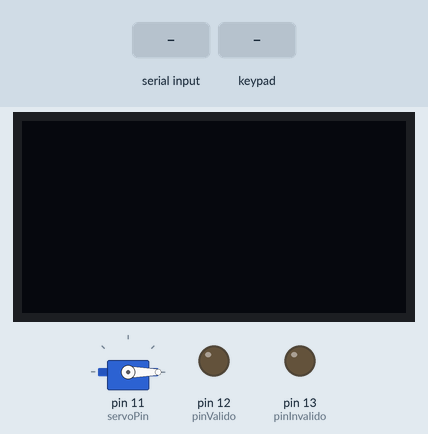
Recording of a sketch running on a simulated Arduino Uno, built with avr-gcc and run on an emulated ATmega328P. Shown: servo, 128×64 one-colour display, output pins drawn as LEDs (lit = HIGH). Inputs (shaded band) come from the test bench. What the sketch prints to the serial monitor is not drawn.

Above: at 1.2 s.
1.3 s: "INVALIDO\n" received over Serial
At 2.8 s:
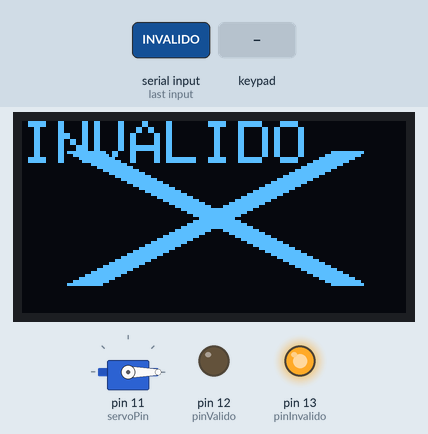
4.3 s: "VALIDO\n" received over Serial
At 5.4 s:
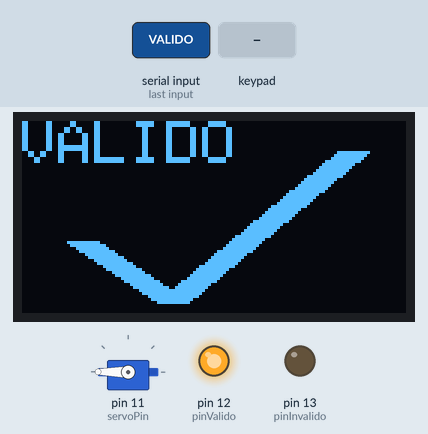
5.9 s: "INVALIDO\n" received over Serial
8.9 s: key '1' pressed
Timing chart, 0 to 15.0 s (numbered marks = the images above; inputs shaded):
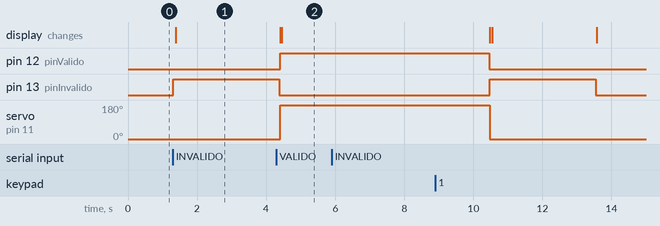

The sketch:

finv1.1.ino
```cpp
#include <Servo.h>
#include <Wire.h>
#include <Adafruit_GFX.h>
#include <Adafruit_SSD1306.h>
#include <Keypad.h>

// Definiciones de los pines
const int pinValido = 12;
const int pinInvalido = 13;
const int servoPin = 11;
String status = "";
Servo myservo;  // Crear un objeto Servo

// Definiciones de la pantalla OLED
#define SCREEN_WIDTH 128
#define SCREEN_HEIGHT 64
#define OLED_RESET -1  // Reset pin # (or -1 if sharing Arduino reset pin)
#define SCREEN_ADDRESS 0x3C  // Dirección I2C de la pantalla SSD1306

Adafruit_SSD1306 display(SCREEN_WIDTH, SCREEN_HEIGHT, &Wire, OLED_RESET);

// Definiciones del teclado
const byte ROWS = 4; // Cuatro filas
const byte COLS = 4; // Cuatro columnas

// Definimos los símbolos en el teclado
char keys[ROWS][COLS] = {
  {'1', '2', '3', 'A'},
  {'4', '5', '6', 'B'},
  {'7', '8', '9', 'C'},
  {'*', '0', '#', 'D'}
};

// Conexiones de pines del teclado a las entradas del Arduino
byte rowPins[ROWS] = {9, 8, 7, 6}; // Conectado a las filas del teclado
byte colPins[COLS] = {5, 4, 3, 2}; // Conectado a las columnas del teclado

// Creamos una instancia de la clase Keypad
Keypad keypad = Keypad(makeKeymap(keys), rowPins, colPins, ROWS, COLS);

char enteredKey[11]; // Almacena la clave ingresada (10 números + null terminator)
byte keyIndex = 0; // Índice para la posición en enteredKey
const char predefinedKey[] = "1234567890"; // Clave predefinida

// Declaración de funciones
void drawCheckmark();
void drawX();
void resetDisplay();

void setup() {
  Serial.begin(9600);
  pinMode(pinValido, OUTPUT);
  pinMode(pinInvalido, OUTPUT);
  myservo.attach(servoPin);  // Conectar el servomotor al pin 11
  myservo.write(0);  // Inicializar el servomotor a la posición 0 grados

  // Inicializa la pantalla
  if (!display.begin(SSD1306_SWITCHCAPVCC, SCREEN_ADDRESS)) {
    Serial.println(F("SSD1306 allocation failed"));
    for (;;);
  }

  // Limpia el buffer
  display.clearDisplay();
  display.display();

  Serial.println("Ingrese la clave de 10 números:");
}

void loop() {
  if (Serial.available() > 0) {
    status = Serial.readStringUntil('\n');
    status.trim();  // Eliminar cualquier espacio en blanco extra

    if (status == "VALIDO") {
      activateValid();
    } else if (status == "INVALIDO") {
      activateInvalid();
    }
  } else {
    resetDisplay();  // Apagar la pantalla y los LEDs cuando no se reciba ningún dato
  }

  char key = keypad.getKey(); // Lee la tecla presionada

  if (key) {
    if (keyIndex < 10) {
      if (isdigit(key)) { // Solo procesa si es un dígito (0-9)
        enteredKey[keyIndex] = key;
        keyIndex++;
        Serial.print(key); // Muestra el dígito ingresado
      }
    }
    if (keyIndex == 10) {
      enteredKey[keyIndex] = '\0'; // Agrega el terminador null
      Serial.println(); // Nueva línea en el monitor serial
      Serial.print("Clave ingresada: ");
      Serial.println(enteredKey); // Muestra la clave completa

      if (strcmp(enteredKey, predefinedKey) == 0) {
        activateValid();
      } else {
        activateInvalid();
      }

      keyIndex = 0; // Reinicia el índice para la próxima clave
      memset(enteredKey, 0, sizeof(enteredKey)); // Limpia el buffer
    }
  }
}

void activateValid() {
  digitalWrite(pinValido, HIGH);
  digitalWrite(pinInvalido, LOW);
  myservo.write(180);  // Girar el servomotor a 180 grados (ajustar según el movimiento deseado)

  // Mostrar "VALIDO" en la pantalla con una palomita
  display.clearDisplay();
  display.setTextSize(2);
  display.setTextColor(SSD1306_WHITE);
  display.setCursor(0, 0);
  display.print("VALIDO");
  drawCheckmark();  // Dibujar la palomita en la pantalla
  display.display();

  delay(6000);  // Mantener el LED encendido y el servo en posición por 6 segundos
  digitalWrite(pinValido, LOW);  // Apagar el LED después de 6 segundos
  myservo.write(0);  // Devolver el servomotor a la posición 0 grados
  resetDisplay();  // Apagar la pantalla y los LEDs
}

void activateInvalid() {
  digitalWrite(pinValido, LOW);
  digitalWrite(pinInvalido, HIGH);
  myservo.write(0);  // Devolver el servomotor a la posición 0 grados

  // Mostrar "INVALIDO" en la pantalla con una "X"
  display.clearDisplay();
  display.setTextSize(2);
  display.setTextColor(SSD1306_WHITE);
  display.setCursor(0, 0);
  display.print("INVALIDO");
  drawX();  // Dibujar la "X" en la pantalla
  display.display();
  delay(3000);  // Mantener el LED encendido por 3 segundos
  digitalWrite(pinInvalido, LOW);  // Apagar el LED después de 3 segundos
  resetDisplay();  // Apagar la pantalla y los LEDs
}

void resetDisplay() {
  display.clearDisplay();
  display.display();
  digitalWrite(pinValido, LOW);
  digitalWrite(pinInvalido, LOW);
}

void drawCheckmark() {
  // Coordenadas de la palomita
  int x0 = 20, y0 = 40;
  int x1 = 50, y1 = 60;
  int x2 = 110, y2 = 10;

  // Dibuja la palomita más gruesa y centrada
  for (int i = -5; i <= 5; i++) { // Ajusta el grosor de la línea cambiando los valores de i
    display.drawLine(x0 + i, y0, x1 + i, y1, SSD1306_WHITE);
    display.drawLine(x1 + i, y1, x2 + i, y2, SSD1306_WHITE);
  }
}

void drawX() {
  // Coordenadas de la "X"
  int x0 = 20, y0 = 10;
  int x1 = 108, y1 = 54;
  int x2 = 20, y2 = 54;
  int x3 = 108, y3 = 10;

  // Dibuja la "X" más gruesa y centrada
  for (int i = -5; i <= 5; i++) { // Ajusta el grosor de la línea cambiando los valores de i
    display.drawLine(x0 + i, y0, x1 + i, y1, SSD1306_WHITE);
    display.drawLine(x2 + i, y2, x3 + i, y3, SSD1306_WHITE);
  }
}
```

Measured:
- after the input at 1.3 s, pin 13 (pinInvalido): LOW → HIGH at once; the display: changes after 0.08 s (image 1)
- after the input at 4.3 s, pin 12 (pinValido): LOW → HIGH after 0.10 s; servo on pin 11 (servoPin): 0° → 180° after 0.10 s; the display: first differs from a run without the input after 0.15 s (image 2)
- after the input at 5.9 s, every drawn part: stays the same
